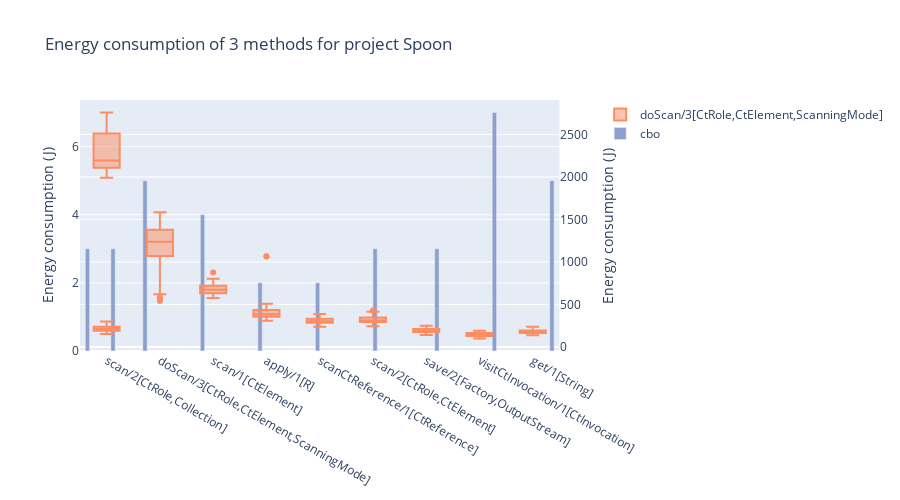

Source (notebook cell):
### Code cell
allRepoDf5HighestValues = getTheFirstHighestValues(allRepoDf, 10)
print(allRepoDf5HighestValues)
allowedCkMetrics = ["cbo"]
createBoxplotBarchartForEachRepo(allRepoDf5HighestValues, allowedCkMetrics)

### Figure 1 — Plotly figure (JSON) as saved in the notebook; plotly's stock layout.template omitted (floating-point values rounded to 4 significant figures)
{"data": [{"legendgroup": "boxplots", "marker": {"color": "rgb(252,141,98)"}, "name": "scan/2[CtRole,Collection]", "showlegend": false, "type": "box", "xaxis": "x", "y": [2100.0, 2085.0, 2514.0, 2644.0, 2194.0, 2759.0, 2008.0, 2119.0, 2193.0, 2489.0, 2129.0, 2748.0, 2037.0, 2100.0, 2110.0, 2587.0, 2087.0, 2147.0, 2302.0, 2529.0, 2109.0, 2248.0, 2202.0, 2262.0, 2202.0, 2129.0, 1992.0, 2144.0, 2512.0, 2581.0], "yaxis": "y2"}, {"legendgroup": "barcharts", "marker": {"color": "rgb(141,160,203)"}, "name": "cbo", "showlegend": false, "type": "bar", "x": ["scan/2[CtRole,Collection]"], "y": [3]}, {"legendgroup": "boxplots", "marker": {"color": "rgb(252,141,98)"}, "name": "doScan/3[CtRole,CtElement,ScanningMode]", "showlegend": true, "type": "box", "xaxis": "x", "y": [1198.0, 1069.0, 1485.0, 1549.0, 669.5, 1508.0, 1159.0, 1151.0, 1235.0, 1497.0, 1311.0, 1403.0, 584.7, 540.9, 1170.0, 1378.0, 1237.0, 1307.0, 1373.0, 715.3, 559.2, 625.6, 1134.0, 619.5, 1335.0, 1276.0, 1195.0, 1264.0, 1393.0, 1584.0], "yaxis": "y2"}, {"legendgroup": "barcharts", "marker": {"color": "rgb(141,160,203)"}, "name": "cbo", "showlegend": true, "type": "bar", "x": ["doScan/3[CtRole,CtElement,ScanningMode]"], "y": [5]}, {"legendgroup": "boxplots", "marker": {"color": "rgb(252,141,98)"}, "name": "scan/1[CtElement]", "showlegend": false, "type": "box", "xaxis": "x", "y": [631.0, 668.3, 757.6, 714.6, 635.1, 785.7, 638.0, 594.3, 629.2, 782.6, 643.0, 769.5, 642.9, 656.8, 605.3, 801.7, 689.5, 576.2, 677.9, 719.6, 591.1, 603.3, 633.6, 676.4, 712.7, 580.9, 674.7, 700.4, 795.4, 875.7], "yaxis": "y2"}, {"legendgroup": "barcharts", "marker": {"color": "rgb(141,160,203)"}, "name": "cbo", "showlegend": false, "type": "bar", "x": ["scan/1[CtElement]"], "y": [4]}, {"legendgroup": "boxplots", "marker": {"color": "rgb(252,141,98)"}, "name": "apply/1[R]", "showlegend": false, "type": "box", "xaxis": "x", "y": [370.7, 444.4, 459.4, 423.6, 1063.0, 415.7, 383.9, 306.6, 347.3, 314.1, 368.5, 369.7, 359.4, 1068.0, 348.1, 458.8, 330.5, 333.3, 326.4, 507.3, 374.6, 391.5, 363.1, 419.9, 412.2, 390.5, 356.7, 430.9, 444.0], "yaxis": "y2"}, {"legendgroup": "barcharts", "marker": {"color": "rgb(141,160,203)"}, "name": "cbo", "showlegend": false, "type": "bar", "x": ["apply/1[R]"], "y": [2]}, {"legendgroup": "boxplots", "marker": {"color": "rgb(252,141,98)"}, "name": "scanCtReference/1[CtReference]", "showlegend": false, "type": "box", "xaxis": "x", "y": [282.6, 288.0, 350.2, 319.4, 272.9, 352.4, 276.1, 276.4, 294.1, 348.6, 309.3, 344.6, 284.2, 315.5, 324.5, 364.9, 330.3, 294.6, 322.8, 388.4, 291.0, 271.5, 287.9, 289.0, 330.9, 236.3, 261.6, 292.3, 383.4, 319.6], "yaxis": "y2"}, {"legendgroup": "barcharts", "marker": {"color": "rgb(141,160,203)"}, "name": "cbo", "showlegend": false, "type": "bar", "x": ["scanCtReference/1[CtReference]"], "y": [2]}, {"legendgroup": "boxplots", "marker": {"color": "rgb(252,141,98)"}, "name": "scan/2[CtRole,CtElement]", "showlegend": false, "type": "box", "xaxis": "x", "y": [277.3, 241.7, 404.4, 358.7, 302.1, 347.8, 305.5, 276.3, 313.3, 314.9, 294.6, 351.8, 309.5, 302.4, 301.6, 412.7, 330.6, 272.7, 333.7, 426.9, 289.5, 346.1, 307.5, 277.8, 338.3, 293.9, 285.5, 308.9, 367.5, 346.9], "yaxis": "y2"}, {"legendgroup": "barcharts", "marker": {"color": "rgb(141,160,203)"}, "name": "cbo", "showlegend": false, "type": "bar", "x": ["scan/2[CtRole,CtElement]"], "y": [3]}, {"legendgroup": "boxplots", "marker": {"color": "rgb(252,141,98)"}, "name": "scan/2[CtRole,Collection]", "showlegend": false, "type": "box", "xaxis": "x", "y": [182.2, 187.2, 253.4, 266.8, 152.0, 280.9, 207.9, 170.9, 204.3, 209.1, 204.7, 237.6, 198.8, 159.3, 190.5, 298.9, 211.2, 216.4, 182.5, 235.9, 198.0, 229.1, 190.2, 229.5, 211.4, 207.4, 226.7, 250.4, 258.8], "yaxis": "y2"}, {"legendgroup": "barcharts", "marker": {"color": "rgb(141,160,203)"}, "name": "cbo", "showlegend": false, "type": "bar", "x": ["scan/2[CtRole,Collection]"], "y": [3]}, {"legendgroup": "boxplots", "marker": {"color": "rgb(252,141,98)"}, "name": "save/2[Factory,OutputStream]", "showlegend": false, "type": "box", "xaxis": "x", "y": [174.0, 172.9, 210.5, 208.4, 179.7, 236.1, 155.1, 168.1, 160.4, 218.1, 176.2, 221.4, 140.0, 185.6, 181.0, 202.7, 179.9, 176.2, 202.9, 187.4, 169.4, 181.9, 209.2, 213.8, 237.6, 178.9, 178.5, 171.6, 232.1, 248.1], "yaxis": "y2"}, {"legendgroup": "barcharts", "marker": {"color": "rgb(141,160,203)"}, "name": "cbo", "showlegend": false, "type": "bar", "x": ["save/2[Factory,OutputStream]"], "y": [3]}, {"legendgroup": "boxplots", "marker": {"color": "rgb(252,141,98)"}, "name": "visitCtInvocation/1[CtInvocation]", "showlegend": false, "type": "box", "xaxis": "x", "y": [150.2, 111.5, 170.1, 153.8, 136.8, 177.5, 139.7, 120.8, 164.3, 175.0, 169.0, 155.8, 107.8, 157.5, 113.7, 155.0, 124.3, 135.9, 141.1, 165.6, 130.7, 135.5, 129.9, 147.7, 123.1, 129.1, 132.6, 99.31, 189.1, 174.3], "yaxis": "y2"}, {"legendgroup": "barcharts", "marker": {"color": "rgb(141,160,203)"}, "name": "cbo", "showlegend": false, "type": "bar", "x": ["visitCtInvocation/1[CtInvocation]"], "y": [7]}, {"legendgroup": "boxplots", "marker": {"color": "rgb(252,141,98)"}, "name": "get/1[String]", "showlegend": false, "type": "box", "xaxis": "x", "y": [147.8, 137.0, 205.8, 228.0, 157.7, 176.4, 194.1, 172.4, 152.4, 187.2, 161.3, 193.9, 165.1, 173.7, 174.1, 199.2, 206.7, 167.7, 178.8, 236.3, 163.2, 166.6, 136.7, 160.5, 167.4, 163.4, 170.0, 177.4, 184.2, 205.2], "yaxis": "y2"}, {"legendgroup": "barcharts", "marker": {"color": "rgb(141,160,203)"}, "name": "cbo", "showlegend": false, "type": "bar", "x": ["get/1[String]"], "y": [5]}], "layout": {"height": 500, "legend": {"traceorder": "normal"}, "title": {"text": "Energy consumption of 3 methods for project Spoon"}, "xaxis": {"anchor": "y", "domain": [0, 0.94]}, "yaxis": {"anchor": "x", "domain": [0, 1], "title": {"text": "Energy consumption (J)"}}, "yaxis2": {"anchor": "x", "overlaying": "y", "side": "right", "title": {"text": "Energy consumption (J)"}}}}
